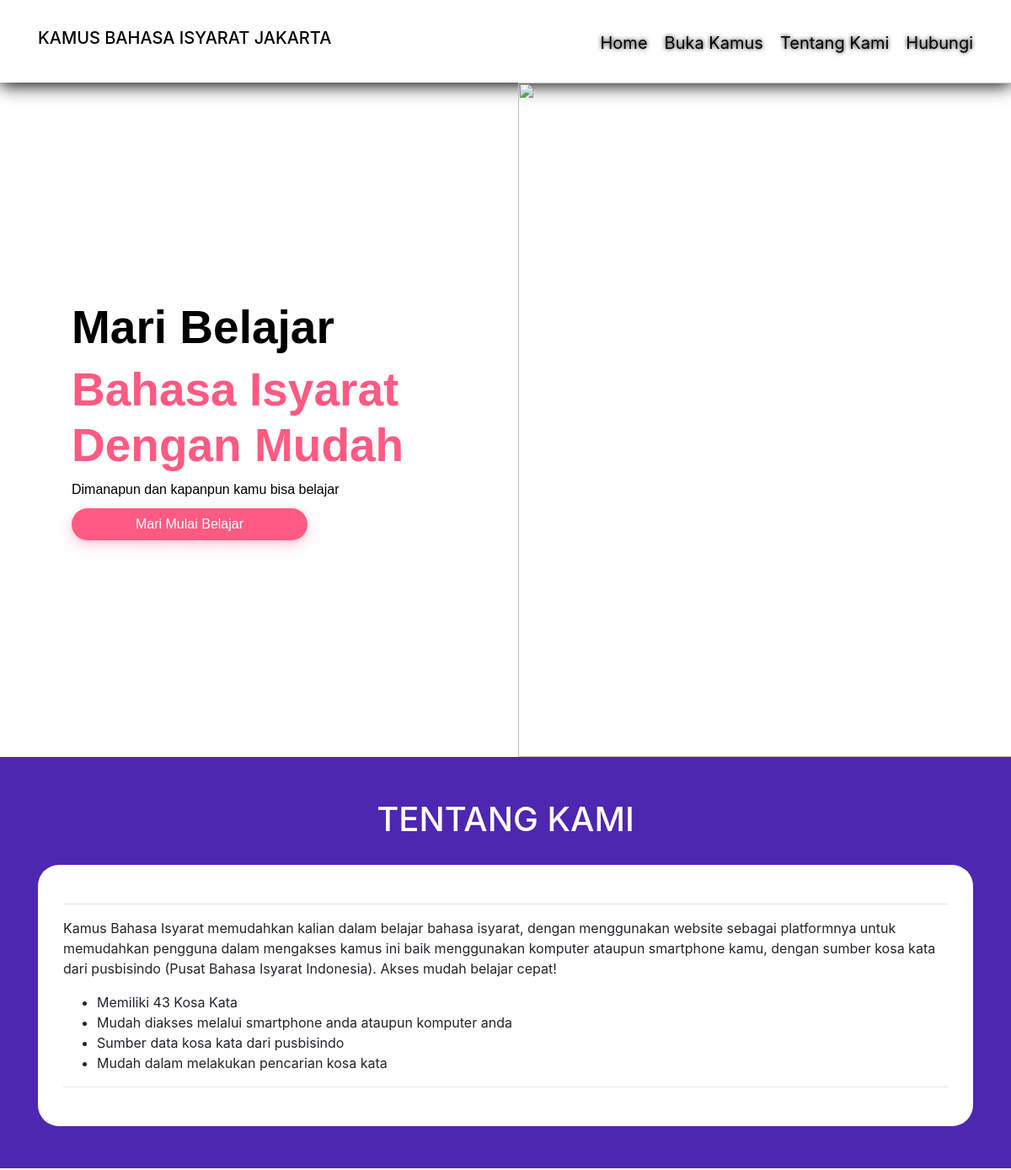
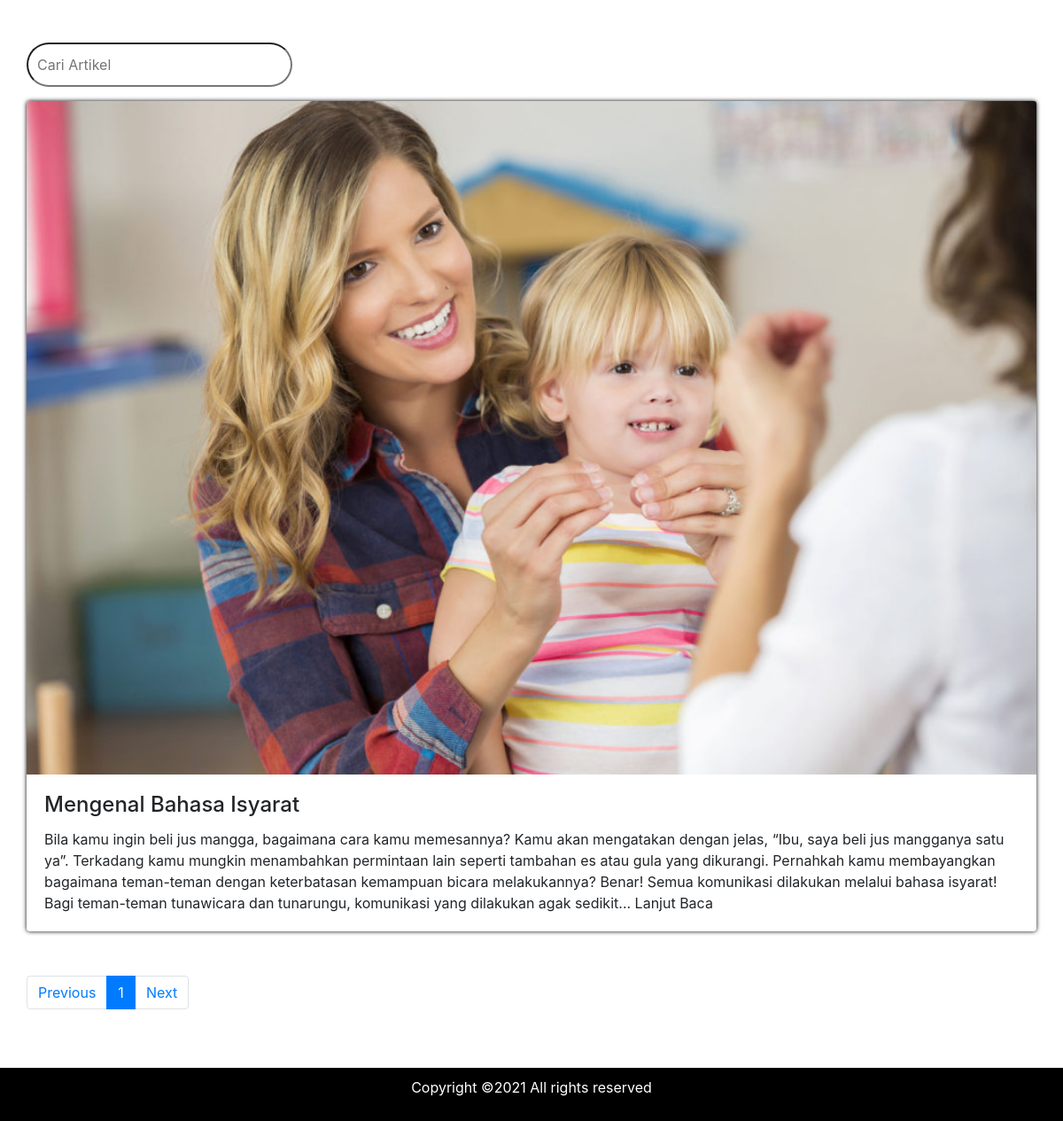
The page / on the database its author committed (2 pictures, top to bottom).
### tables this page shows
CREATE TABLE `artikel` (
  `id` int(11) NOT NULL,
  `judul` varchar(255) NOT NULL,
  `tanggal` varchar(255) NOT NULL,
  `timestamp` varchar(255) NOT NULL,
  `isi` longtext NOT NULL,
  `gambar` varchar(255) NOT NULL,
  `author` varchar(255) NOT NULL
);

### index.php (the view, shortened to what this page needs)
<?php
require 'assets/config.php';
$KMP = new KMP();
$kata = '';
?>
<html>
<head>
<link rel="stylesheet" href="assets/template/css/bootstrap.min.css">
<link rel="stylesheet" href="assets/template/css/select2.css" />
<link rel='stylesheet' href='assets/template/vendor/slick/slick-theme.css'>
<link rel='stylesheet' href='assets/template/vendor/slick/slick.css'>
<link rel="stylesheet" href="https://cdnjs.cloudflare.com/ajax/libs/font-awesome/4.7.0/template/css/font-awesome.min.css">
<link rel="stylesheet" href="assets/template/css/custom.css">
<link rel="stylesheet" href="assets/template/css/animate.min.css">
</head>
<body>
    <header class="header">
        <nav class="navbar navbar-expand-lg py-3">
            <div class="container"><a href="index.php" class="navbar-brand"><h1>KAMUS BAHASA ISYARAT JAKARTA</h1></a>
                <p class="nav-info"><a href="index.php">Home</a><a href="kamus.php">Buka Kamus</a><a href="index.php">Tentang Kami</a><a href="hubungi.php">Hubungi</a></p>
        </nav>
    </header>
    <section class="hero">
        <div id="carousel" class="carousel slide hero-slides" data-ride="carousel">
            <div class="carousel-inner" role="listbox">
                <div class="carousel-item active">
                <div class="container h-100 ">
                    <div class="row align-items-center h-100">
                    <div class="col-7 col-md-9 col-lg-7 col-xl-6">
                                <div class="caption">
                                    <h1 class="animated bounceInDown  hero-animation-delay hero-bold" style="color: #000;">Mari Belajar</h1>
                                    <h1 class="animated fadeInLeft  hero-animation-delay hero-bold" style="color:#FF5A82;">Bahasa Isyarat Dengan Mudah</h1>
                                    <span class="animated fadeInRight  hero-animation-delay herospan" style="color: #000;">Dimanapun dan kapanpun kamu bisa belajar</span><br>
                                    <a href="kamus.php" class="btn animated fadeInUp hero-animation-delay btn-hero herospan">Mari Mulai Belajar</a>
                                </div>
                            </div>
                            <div class="col-5 col-md-9 col-lg-7 col-xl-6">
                            <img src="assets/img/hero2.png" width="800px" class="animated jackInTheBox hero-animation-delay" alt="">
                            </div>
                    </div>
                </div>
                </div>
            </div>
        </div>
    </section>
    <section class="tentang">
        <div class="container"><center><h1 style="color:white; margin-bottom:30px;">TENTANG KAMI</h1></center>
            <div class="tentangdalam">
                <hr>
            <p>Kamus Bahasa Isyarat memudahkan kalian dalam belajar bahasa isyarat, dengan menggunakan website sebagai platformnya untuk memudahkan pengguna dalam mengakses kamus ini baik menggunakan komputer ataupun smartphone kamu, dengan sumber kosa kata dari pusbisindo (Pusat Bahasa Isyarat Indonesia). Akses mudah belajar cepat!</p>
                            <ul>
                                <?php
                                    $sql = "SELECT COUNT(*) as `count` FROM kamus";
                                    $query = $koneksi->query($sql);
                                    $data = $query->fetch_assoc();
                                ?>
                                <li> Memiliki <?php echo $data['count']?> Kosa Kata</li>
                                <li> Mudah diakses melalui smartphone anda ataupun komputer anda</li>
                                <li> Sumber data kosa kata dari pusbisindo</li>
                                <li> Mudah dalam melakukan pencarian kosa kata</li>
                            </ul>
                            <hr>
            </div>
        </div>
    </section>
    <section class="artikeldepan">
        <div class="container">
            <div class="row">
            <form method="get" action="" class="form-box f-right ">
                                    <input type="text" name="kata" placeholder="Cari Artikel">
                                </form>
            <?php
                            if($kata!=''){
                                $isiartikel = $koneksi->query("select * from artikel WHERE `isi` LIKE '%$k%'");
                                while($teks = mysqli_fetch_array($isiartikel)){
                                    strtolower($k);?>
                <hr><a href="artikel/index.php?title=<?php echo $teks["judul"] ?>&id=<?php echo $teks["timestamp"] ?>">
                    <div class="card" style="width:100%; border:1px;">
                        <img class="card-img-top" src="assets/img/artikel/<?php echo $teks['gambar']?>" alt="Card image" style="width:100%">
                        <div class="card-body">
                        <h4 class="card-title"><?php echo $teks['judul']?></h4>
                        <p class="card-text">
                                                        <?php $string2 = strip_tags($teks['isi']);
                                                        if (strlen($string2) > 500) {
                                                            $stringCut2 = substr($string2, 0, 500);
                                                            $endPoint2 = strrpos($stringCut2, ' ');
                                                            $string2 = $endPoint2? substr($stringCut2, 0, $endPoint2) : substr($stringCut2, 0);
                                                            $string2 .= '... <a href="artikel/index.php?title='.$teks["judul"].'&id='.$teks["timestamp"].'">Lanjut Baca</a>';
                                                        }
                                                        $find = array($kata, $k);
                                                        $replace   = array('<b>'.$kata.'</b>', '<b>'.$k.'</b>');
                                                        $text    = $string2;
                                                        $output  = str_replace($find, $replace, $text);
                                                        echo $output;
                                                        $hasil = $KMP->KMPSearch($k,strip_tags((strtolower($teks['isi']))));
                                                    ?>
                                                        </p>
                                                        <div class="alert alert-success">
                                                            <?php echo "Kata yang berhasil dicari pada artikel ini adalah ".count($hasil)."<br>";
                                                            echo "Kata yang dicari berada pada posisi ke ";
                                                            foreach($hasil as $h) echo $h." ";?></a>
                                                        </div>
                        </div>
                    </div></a>
                <hr>
                <?php
                                            }}
                                            else {
                                        if (isset($_GET['page_no']) && $_GET['page_no']!="") {
                                            $page_no = $_GET['page_no'];
                                            } else {
                                                $page_no = 1;
                                                }
                                            $total_records_per_page = 10;
                                            $offset = ($page_no-1) * $total_records_per_page;
                                            $previous_page = $page_no - 1;
                                            $next_page = $page_no + 1;
                                            $result_count = mysqli_query($koneksi,"SELECT COUNT(*) As total_records FROM `artikel`");
                                            $total_records = mysqli_fetch_array($result_count);
                                            $total_records = $total_records['total_records'];
                                            $total_no_of_pages = ceil($total_records / $total_records_per_page);
                                            $result = mysqli_query($koneksi,"SELECT * FROM `artikel` ORDER BY `id` DESC LIMIT $offset, $total_records_per_page ");
                                            while($row = mysqli_fetch_array($result)){?>
                                                        <hr><a href="artikel/index.php?title=<?php echo $row["judul"] ?>&id=<?php echo $row["timestamp"] ?>">
                                                        <div class="card" style="width:100%; border:1px;">
                                                        <img class="card-img-top" src="assets/img/artikel/<?php echo $row['gambar']?>" alt="Card image" style="width:100%">
                                                        <div class="card-body">
                                                        <h4 class="card-title"><?php echo $row['judul']?></h4>
                                                        <p class="card-text">
                                                                    <?php $string = strip_tags($row['isi']);
                                                                    if (strlen($string) > 500) {
                                                                        $stringCut = substr($string, 0, 500);
                                                                        $endPoint = strrpos($stringCut, ' ');
                                                                        $string = $endPoint? substr($stringCut, 0, $endPoint) : substr($stringCut, 0);
                                                                        $string .= '... <a href="artikel/index.php?title='.$row["judul"].'&id='.$row["timestamp"].'">Lanjut Baca</a>';
                                                                    }
                                                                    echo $string;?>
                                                                    </p>
                                                                    </div>
                    </div></a>
                                            <?php
                                            }
                                            ?>
                                            <nav class="blog-pagination justify-content-center d-flex">
                                                <ul class="pagination">
                                    <li class="page-item" <?php if($page_no <= 1){ echo "class='disabled'"; } ?>>
                                    <a class='page-link' <?php if($page_no > 1){ echo "href='?page_no=$previous_page'"; } ?>  aria-label="Previous">Previous</a>
                                    </li>
                                    <?php
                                    if ($total_no_of_pages <= 10){
                                        for ($counter = 1; $counter <= $total_no_of_pages; $counter++){
                                            if ($counter == $page_no) {
                                        echo "<li class='page-item active'><a class='page-link'>$counter</a></li>";
                                                }else{
                                        echo "<li class='page-item'><a class='page-link' href='?page_no=$counter'>$counter</a></li>";
                                                }
                                        }
                                    }
                                ?>
                                    <li class='page-item' <?php if($page_no >= $total_no_of_pages){ echo "class='disabled'"; } ?>>
                                    <a class='page-link' <?php if($page_no < $total_no_of_pages) { echo "href='?page_no=$next_page'"; } ?>>Next</a>
                                    </li>
                                    </ul>
                                </nav>
                                            <?php }?>
            </div>
        </div>
    </section>
    <footer>
        <div class="footer-area footer-bg">
            <div class="container">
                <div class="footer-bottom">
                    <div class="row d-flex align-items-center">
                        <div class="col-lg-12">
                            <div class="footer-copy-right text-center">
                                <p>Copyright &copy;<script>document.write(new Date().getFullYear());</script> All rights reserved</p>
                            </div>
                        </div>
                    </div>
                </div>
            </div>
        </div>
    </footer>
</body>
</html>

### assets/template/css/custom.css (style rules this page uses)
html { margin: 0; padding: 0; font-family: 'Monterrat-Light', sans-serif; }
a, a:hover, a:focus, a:active { text-decoration: none; color: inherit; }
.navbar { transition: all 0.4s; box-shadow: 0px 3px 20px black; }
.navbar .navbar-brand { color: #000; }
.hero { background-position: center; background-repeat: no-repeat; background-size: cover; }
.hero #carousel .carousel-item { height: 100vh; width: 100%; min-height: 350px; background: no-repeat center center scroll; background-size: cover; }
.hero #carousel .carousel-inner .carousel-item { transition: -webkit-transform 2s ease; transition: transform 2s ease; transition: transform 2s ease, -webkit-transform 2s ease; }
.hero #carousel .carousel-item .caption { padding: 40px; color: white; animation-duration: 1s; animation-delay: 2s; }
.hero #carousel .caption a { animation-duration: 1s; animation-delay: 2.4s; }
.nav-info { margin-top: 20px; }
.nav-info a { margin-left: 20px; font-size: 20px; color:#000; text-shadow: 0px 0px 5px #000; }
.navbar .container h1 { font-size: 20px; }
.hero-bold { font-family: 'Monterrat-Light', sans-serif; font-weight: bold; font-size: 55px; }
.herospan { font-family: 'Monterrat-Light', sans-serif; }
.btn-hero { margin-top: 10px; border-radius: 20px; width: 280px; background-color:#FF5A82; box-shadow: 0 4px 8px 0 rgba(255, 90, 130, 0.2), 0 6px 20px 0 rgba(255, 90, 130, 0.19); color:#fff; }
.hero-animation-delay { animation-delay: 1.5s; }
section.tentang { background-color: #4e27b0; padding-top:50px; padding-bottom:50px; }
section.tentang .tentangdalam { width: 100%; background-color: #fff; border-radius: 25px; padding:30px; }
section.artikeldepan { padding-top:50px; padding-bottom:50px; }
.form-box input { width:300px; height:50px; border-radius: 25px; float: right; padding-left:10px; }
.artikeldepan .card { box-shadow: 0px 0px 5px black; margin-bottom:50px; }
footer { background-color: black; color:white; padding:10px; }

### rows shown on the page
artikel: gambar (picture), judul "Mengenal Bahasa Isyarat", isi "Bila kamu ingin beli jus mangga, bagaimana cara kamu memesannya? Kamu akan mengatakan dengan jelas, “Ibu, saya beli jus mangganya satu ya”. Terkadang kamu mungkin menambahkan permintaan lain seperti tambahan es atau gula yang dikurangi. Pernahkah kamu membayangkan bagaimana teman-teman dengan keterbatasan kemampuan bicara melakukannya? Benar! Semua komunikasi dilakukan melalui bahasa isyarat! Bagi teman-teman tunawicara dan tunarungu, komunikasi yang dilakukan agak sedikit"

### other values the page prints
$data['count'] "43"
